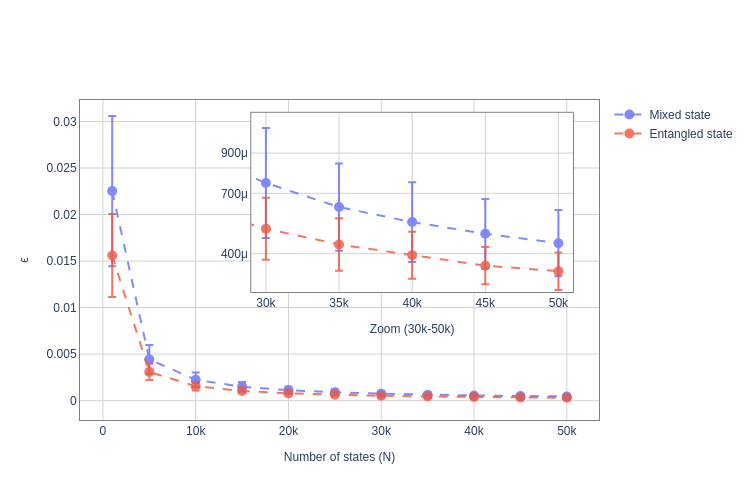

This figure's notebook cell:
### Code cell
plotter_inset()

### Figure 1 — Plotly figure (JSON) as saved in the notebook; plotly's stock layout.template omitted (floating-point values rounded to 4 significant figures)
{"data": [{"error_y": {"array": [0.00807, 0.001545, 0.0007846, 0.0005234, 0.0003991, 0.0003225, 0.0002735, 0.0002168, 0.000198, 0.0001727, 0.0001644], "type": "data", "visible": true}, "line": {"color": "#636EFA", "dash": "dash", "width": 2}, "marker": {"color": "#636EFA", "size": 10}, "mode": "lines+markers", "name": "Mixed state", "opacity": 0.8, "type": "scatter", "x": [1000.0, 5000.0, 10000.0, 15000.0, 20000.0, 25000.0, 30000.0, 35000.0, 40000.0, 45000.0, 50000.0], "y": [0.02252, 0.004436, 0.002247, 0.001493, 0.001128, 0.0008993, 0.0007515, 0.0006318, 0.0005574, 0.000499, 0.0004525]}, {"error_y": {"array": [0.004462, 0.0008813, 0.0004565, 0.0002958, 0.0002276, 0.0001864, 0.0001539, 0.0001299, 0.0001168, 9.279e-05, 9.276e-05], "type": "data", "visible": true}, "line": {"color": "#EF553B", "dash": "dash", "width": 2}, "marker": {"color": "#EF553B", "size": 10}, "mode": "lines+markers", "name": "Entangled state", "opacity": 0.8, "type": "scatter", "x": [1000.0, 5000.0, 10000.0, 15000.0, 20000.0, 25000.0, 30000.0, 35000.0, 40000.0, 45000.0, 50000.0], "y": [0.01559, 0.003092, 0.001558, 0.001041, 0.0007834, 0.0006302, 0.0005245, 0.000446, 0.0003929, 0.0003408, 0.0003132]}, {"error_y": {"array": [0.00807, 0.001545, 0.0007846, 0.0005234, 0.0003991, 0.0003225, 0.0002735, 0.0002168, 0.000198, 0.0001727, 0.0001644], "type": "data", "visible": true}, "line": {"color": "#636EFA", "dash": "dash", "width": 2}, "marker": {"color": "#636EFA", "size": 10}, "mode": "lines+markers", "opacity": 0.8, "showlegend": false, "type": "scatter", "x": [1000.0, 5000.0, 10000.0, 15000.0, 20000.0, 25000.0, 30000.0, 35000.0, 40000.0, 45000.0, 50000.0], "xaxis": "x2", "y": [0.02252, 0.004436, 0.002247, 0.001493, 0.001128, 0.0008993, 0.0007515, 0.0006318, 0.0005574, 0.000499, 0.0004525], "yaxis": "y2"}, {"error_y": {"array": [0.004462, 0.0008813, 0.0004565, 0.0002958, 0.0002276, 0.0001864, 0.0001539, 0.0001299, 0.0001168, 9.279e-05, 9.276e-05], "type": "data", "visible": true}, "line": {"color": "#EF553B", "dash": "dash", "width": 2}, "marker": {"color": "#EF553B", "size": 10}, "mode": "lines+markers", "opacity": 0.8, "showlegend": false, "type": "scatter", "x": [1000.0, 5000.0, 10000.0, 15000.0, 20000.0, 25000.0, 30000.0, 35000.0, 40000.0, 45000.0, 50000.0], "xaxis": "x2", "y": [0.01559, 0.003092, 0.001558, 0.001041, 0.0007834, 0.0006302, 0.0005245, 0.000446, 0.0003929, 0.0003408, 0.0003132], "yaxis": "y2"}], "layout": {"height": 500, "legend": {"font": {"family": "Arial", "size": 12}}, "paper_bgcolor": "white", "plot_bgcolor": "white", "width": 750, "xaxis": {"gridcolor": "lightgray", "gridwidth": 1, "linecolor": "gray", "linewidth": 1, "mirror": true, "showgrid": true, "showline": true, "tickfont": {"family": "Arial", "size": 12}, "title": {"font": {"family": "Arial", "size": 12}, "text": "Number of states (N)"}, "zeroline": false}, "xaxis2": {"anchor": "y2", "domain": [0.33, 0.95], "gridcolor": "lightgray", "linecolor": "gray", "linewidth": 1, "mirror": true, "range": [29000, 51000], "showgrid": true, "showline": true, "tickfont": {"family": "Arial", "size": 12}, "title": {"font": {"family": "Arial", "size": 12}, "text": "Zoom (30k-50k)"}}, "yaxis": {"gridcolor": "lightgray", "gridwidth": 1, "linecolor": "gray", "linewidth": 1, "mirror": true, "showgrid": true, "showline": true, "tickfont": {"family": "Arial", "size": 12}, "title": {"font": {"family": "Arial", "size": 12}, "text": "ϵ"}, "type": "linear", "zeroline": false}, "yaxis2": {"anchor": "x2", "domain": [0.4, 0.96], "gridcolor": "lightgray", "linecolor": "gray", "linewidth": 1, "mirror": true, "range": [0.00021, 0.0011], "showgrid": true, "showline": true, "tickfont": {"family": "Arial", "size": 12}, "tickvals": [0.0002, 0.0004, 0.0007, 0.0009], "type": "linear"}}}
